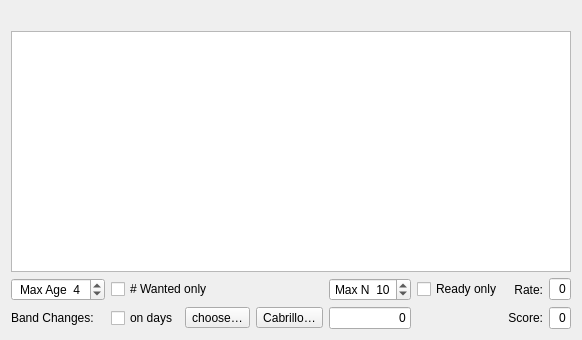
<?xml version="1.0" encoding="UTF-8"?>
<ui version="4.0">
 <class>ActiveStations</class>
 <widget class="QWidget" name="ActiveStations">
  <property name="geometry">
   <rect>
    <x>0</x>
    <y>0</y>
    <width>400</width>
    <height>340</height>
   </rect>
  </property>
  <property name="windowTitle">
   <string>Message Averaging</string>
  </property>
  <layout class="QVBoxLayout" name="verticalLayout">
   <item>
    <layout class="QGridLayout" name="gridLayout">
     <item row="2" column="0">
      <layout class="QGridLayout" name="gridLayout_2" columnstretch="1,0,1,0,0,1">
       <item row="1" column="0">
        <widget class="QLabel" name="label_3">
         <property name="text">
          <string>Band Changes:</string>
         </property>
         <property name="alignment">
          <set>Qt::AlignLeading|Qt::AlignLeft|Qt::AlignVCenter</set>
         </property>
        </widget>
       </item>
       <item row="1" column="5">
        <widget class="QLineEdit" name="score">
         <property name="toolTip">
          <string>&lt;html&gt;&lt;head/&gt;&lt;body&gt;&lt;p&gt;Total score accumulated since most recent reset of Cabrillo log.&lt;/p&gt;&lt;/body&gt;&lt;/html&gt;</string>
         </property>
         <property name="text">
          <string>0</string>
         </property>
         <property name="alignment">
          <set>Qt::AlignRight|Qt::AlignTrailing|Qt::AlignVCenter</set>
         </property>
         <property name="readOnly">
          <bool>true</bool>
         </property>
        </widget>
       </item>
       <item row="0" column="5">
        <widget class="QLineEdit" name="rate">
         <property name="maximumSize">
          <size>
           <width>16777215</width>
           <height>16777215</height>
          </size>
         </property>
         <property name="toolTip">
          <string>&lt;html&gt;&lt;head/&gt;&lt;body&gt;&lt;p&gt;Points logged during the past hour.&lt;/p&gt;&lt;/body&gt;&lt;/html&gt;</string>
         </property>
         <property name="text">
          <string>0</string>
         </property>
         <property name="alignment">
          <set>Qt::AlignRight|Qt::AlignTrailing|Qt::AlignVCenter</set>
         </property>
         <property name="readOnly">
          <bool>true</bool>
         </property>
        </widget>
       </item>
       <item row="0" column="3">
        <widget class="QCheckBox" name="cbReadyOnly">
         <property name="toolTip">
          <string>&lt;html&gt;&lt;head/&gt;&lt;body&gt;&lt;p&gt;Check this box to show only stations ready to be called.&lt;/p&gt;&lt;/body&gt;&lt;/html&gt;</string>
         </property>
         <property name="text">
          <string>Ready only</string>
         </property>
        </widget>
       </item>
       <item row="0" column="1">
        <widget class="QCheckBox" name="cbWantedOnly">
         <property name="visible">
          <bool>false</bool>
         </property>
         <property name="text">
          <string># Wanted only</string>
         </property>
        </widget>
       </item>
       <item row="1" column="4">
        <widget class="QLabel" name="label_2">
         <property name="text">
          <string>Score:</string>
         </property>
         <property name="alignment">
          <set>Qt::AlignRight|Qt::AlignTrailing|Qt::AlignVCenter</set>
         </property>
        </widget>
       </item>
       <item row="0" column="4">
        <widget class="QLabel" name="label">
         <property name="text">
          <string>Rate:</string>
         </property>
         <property name="alignment">
          <set>Qt::AlignRight|Qt::AlignTrailing|Qt::AlignVCenter</set>
         </property>
        </widget>
       </item>
       <item row="0" column="0">
        <widget class="QSpinBox" name="sbMaxAge">
         <property name="sizePolicy">
          <sizepolicy hsizetype="Expanding" vsizetype="Fixed">
           <horstretch>0</horstretch>
           <verstretch>0</verstretch>
          </sizepolicy>
         </property>
         <property name="minimumSize">
          <size>
           <width>0</width>
           <height>0</height>
          </size>
         </property>
         <property name="maximumSize">
          <size>
           <width>16777215</width>
           <height>16777215</height>
          </size>
         </property>
         <property name="toolTip">
          <string>&lt;html&gt;&lt;head/&gt;&lt;body&gt;&lt;p&gt;Set maximum elapsed number of T/R sequences.&lt;/p&gt;&lt;/body&gt;&lt;/html&gt;</string>
         </property>
         <property name="alignment">
          <set>Qt::AlignCenter</set>
         </property>
         <property name="prefix">
          <string>Max Age  </string>
         </property>
         <property name="minimum">
          <number>0</number>
         </property>
         <property name="maximum">
          <number>60</number>
         </property>
         <property name="value">
          <number>4</number>
         </property>
        </widget>
       </item>
       <item row="0" column="2">
        <widget class="QSpinBox" name="sbMaxRecent">
         <property name="sizePolicy">
          <sizepolicy hsizetype="Expanding" vsizetype="Fixed">
           <horstretch>0</horstretch>
           <verstretch>0</verstretch>
          </sizepolicy>
         </property>
         <property name="minimumSize">
          <size>
           <width>0</width>
           <height>0</height>
          </size>
         </property>
         <property name="toolTip">
          <string>&lt;html&gt;&lt;head/&gt;&lt;body&gt;&lt;p&gt;Set maximum number of displayed lines.&lt;/p&gt;&lt;/body&gt;&lt;/html&gt;</string>
         </property>
         <property name="alignment">
          <set>Qt::AlignCenter</set>
         </property>
         <property name="prefix">
          <string>Max N  </string>
         </property>
         <property name="maximum">
          <number>50</number>
         </property>
         <property name="value">
          <number>10</number>
         </property>
        </widget>
       </item>
       <item row="1" column="2">
        <widget class="QLineEdit" name="bandChanges">
         <property name="toolTip">
          <string>&lt;html&gt;&lt;head/&gt;&lt;body&gt;&lt;p&gt;Number of band changes during the past hour.&lt;/p&gt;&lt;/body&gt;&lt;/html&gt;</string>
         </property>
         <property name="text">
          <string>0</string>
         </property>
         <property name="alignment">
          <set>Qt::AlignRight|Qt::AlignTrailing|Qt::AlignVCenter</set>
         </property>
         <property name="readOnly">
          <bool>true</bool>
         </property>
        </widget>
       </item>
       <item row="1" column="1">
        <layout class="QHBoxLayout" name="wantedDaysLayout">
         <item>
          <widget class="QCheckBox" name="cbWantedDays">
           <property name="toolTip">
            <string>&lt;html&gt;&lt;head/&gt;&lt;body&gt;&lt;p&gt;Check to count only QSOs made on the chosen days (UTC) as worked, for example the days of a contest. # and &lt;span style=&quot; font-style:italic;&quot;&gt;Wanted only&lt;/span&gt; then mean not worked on this band on those days.&lt;/p&gt;&lt;/body&gt;&lt;/html&gt;</string>
           </property>
           <property name="text">
            <string>on days</string>
           </property>
          </widget>
         </item>
         <item>
          <widget class="QToolButton" name="pbWantedDays">
           <property name="toolTip">
            <string>&lt;html&gt;&lt;head/&gt;&lt;body&gt;&lt;p&gt;Choose the days (UTC) whose QSOs count as worked: click a day to add or remove it.&lt;/p&gt;&lt;/body&gt;&lt;/html&gt;</string>
           </property>
           <property name="text">
            <string>choose…</string>
           </property>
          </widget>
         </item>
         <item>
          <widget class="QToolButton" name="pbCabrillo">
           <property name="toolTip">
            <string>&lt;html&gt;&lt;head/&gt;&lt;body&gt;&lt;p&gt;Make a Cabrillo log for the ARRL EME contest from the ADIF log: the QSOs on the chosen days, with both grid squares on every line.&lt;/p&gt;&lt;/body&gt;&lt;/html&gt;</string>
           </property>
           <property name="text">
            <string>Cabrillo…</string>
           </property>
          </widget>
         </item>
        </layout>
       </item>
      </layout>
     </item>
     <item row="1" column="0">
      <widget class="QPlainTextEdit" name="RecentStationsPlainTextEdit">
       <property name="sizePolicy">
        <sizepolicy hsizetype="Expanding" vsizetype="Expanding">
         <horstretch>0</horstretch>
         <verstretch>1</verstretch>
        </sizepolicy>
       </property>
       <property name="toolTip">
        <string>&lt;html&gt;&lt;head/&gt;&lt;body&gt;&lt;p&gt;Click on a line to call that station. &lt;/p&gt;&lt;p&gt;When using QMAP, single click to transfer QSO data and sked frequency to WSJT-X, and double click to call that station.&lt;/p&gt;&lt;/body&gt;&lt;/html&gt;</string>
       </property>
      </widget>
     </item>
     <item row="0" column="0">
      <widget class="QLabel" name="header_label2">
       <property name="text">
        <string/>
       </property>
      </widget>
     </item>
    </layout>
   </item>
  </layout>
 </widget>
 <resources/>
 <connections/>
</ui>
